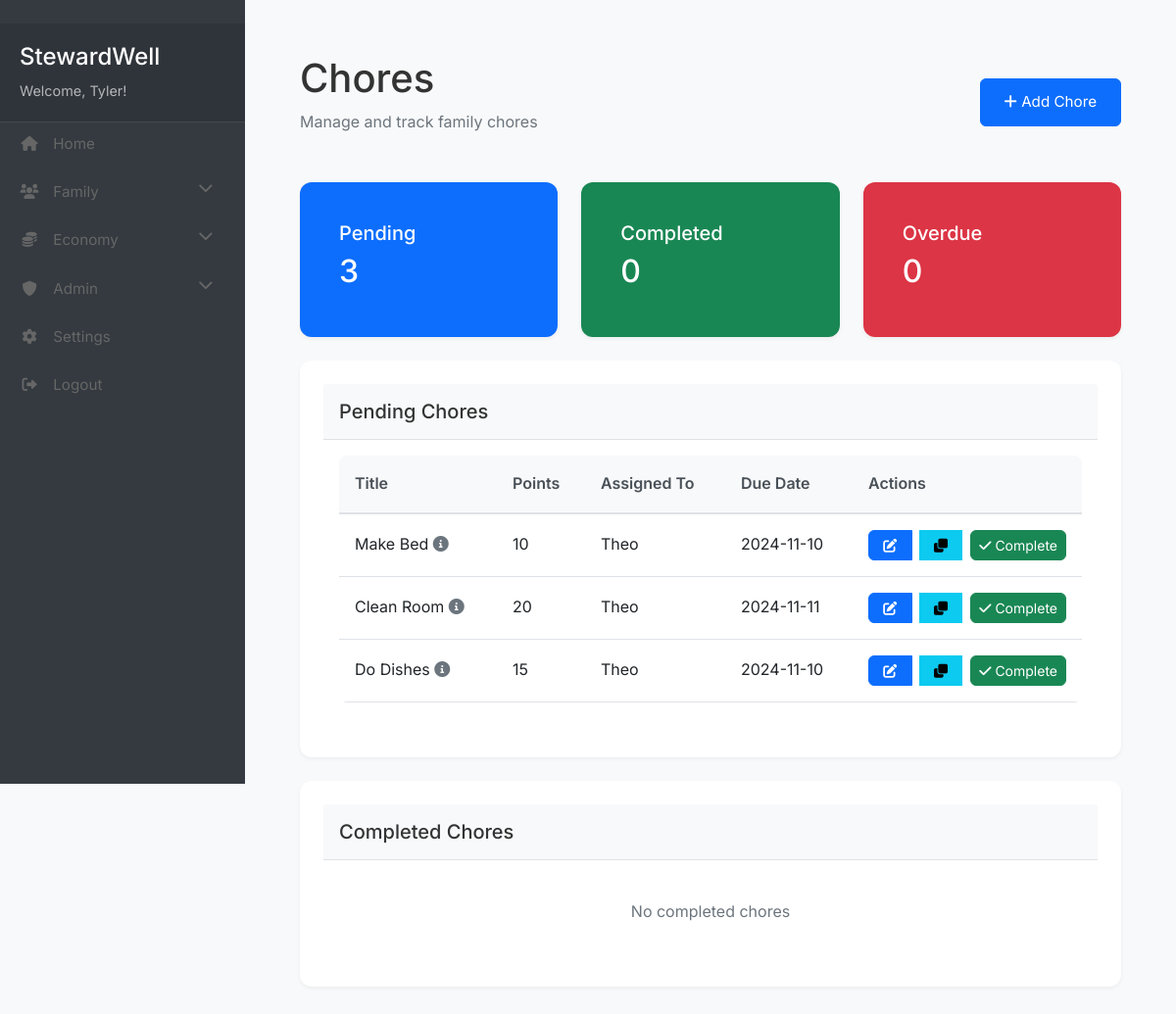
The page /chores/ (signed in) on the database its author committed.
### app/models/user.py (models this page shows, shortened)
class User(db.Model, UserMixin):
    id = db.Column(db.Integer, primary_key=True)
    username = db.Column(db.String(64), unique=True, nullable=False)
    email = db.Column(db.String(120), unique=True, nullable=False)
    password_hash = db.Column(db.String(128), nullable=False)
    pin = db.Column(db.String(4))
    created_at = db.Column(db.DateTime, default=datetime.utcnow)
    is_superuser = db.Column(db.Boolean, default=False)
    is_parent = db.Column(db.Boolean, default=False)
    family_id = db.Column(db.Integer, db.ForeignKey('family.id'))
    parent_id = db.Column(db.Integer, db.ForeignKey('user.id'), nullable=True)
    children = db.relationship('User', backref=db.backref('parent', remote_side=[id]))
    coins = db.Column(db.Integer, default=0)
    family_points = db.Column(db.Integer, default=0)
    created_goal_categories = db.relationship('GoalCategory', back_populates='created_by')
    created_goals = db.relationship('Goal', back_populates='created_by')
    avatar = db.Column(db.String(50), default='fa-user-circle')

### app/models/chore.py (models this page shows, shortened)
class Chore(db.Model):
    __tablename__ = 'chore'
    __table_args__ = {'extend_existing': True}
    id = db.Column(db.Integer, primary_key=True)
    title = db.Column(db.String(100), nullable=False)
    description = db.Column(db.Text, nullable=True)
    points = db.Column(db.Integer, nullable=False, default=0)
    status = db.Column(db.String(20), nullable=False, default='pending')  # pending, completed, verified
    due_date = db.Column(db.DateTime, nullable=True)
    created_at = db.Column(db.DateTime, nullable=False, default=datetime.utcnow)
    completed_at = db.Column(db.DateTime, nullable=True)
    family_id = db.Column(db.Integer, db.ForeignKey('family.id'), nullable=False)
    assigned_to_id = db.Column(db.Integer, db.ForeignKey('user.id'), nullable=True)
    created_by_id = db.Column(db.Integer, db.ForeignKey('user.id'), nullable=False)
    category_id = db.Column(db.Integer, db.ForeignKey('chore_category.id'), nullable=True)
    assigned_to = db.relationship('User', foreign_keys=[assigned_to_id], backref=db.backref('assigned_chores', lazy=True))
    created_by = db.relationship('User', foreign_keys=[created_by_id], backref=db.backref('created_chores', lazy=True))

### app/controllers/chores.py (the view)
@chores_bp.route('/')
@login_required
def list_chores():
    if current_user.is_parent:
        chores = Chore.query.filter_by(family_id=current_user.family_id).all()
    else:
        chores = Chore.query.filter_by(
            family_id=current_user.family_id,
            assigned_to_id=current_user.id
        ).all()
    pending_chores = [c for c in chores if c.status == 'pending']
    completed_chores = [c for c in chores if c.status == 'completed']
    overdue_chores = [c for c in chores if c.status == 'overdue']
    categories = ChoreCategory.query.filter_by(family_id=current_user.family_id).all()
    return render_template('chores/list.html',
                         pending_chores=pending_chores,
                         completed_chores=completed_chores,
                         overdue_chores=overdue_chores,
                         categories=categories)

### app/__init__.py (called while the page is built)
@login_manager.user_loader
def load_user(id):
    from app.models.user import User
    return User.query.get(int(id))

### app/templates/chores/list.html (shortened to what this page needs)
{% extends "base.html" %}
{% block authenticated_content %}
<div class="content-container">
    <div class="page-header d-flex justify-content-between align-items-center">
        <div>
            <h1>Chores</h1>
            <p class="text-muted">Manage and track family chores</p>
        </div>
        {% if current_user.is_parent %}
        <button class="btn btn-primary" data-bs-toggle="modal" data-bs-target="#addChoreModal">
            <i class="fas fa-plus"></i> Add Chore
        </button>
        {% endif %}
    </div>
    <div class="row mb-4">
        <div class="col-md-4">
            <div class="card bg-primary text-white">
                <div class="card-body">
                    <h5 class="card-title">Pending</h5>
                    <h2>{{ pending_chores|length }}</h2>
                </div>
            </div>
        </div>
        <div class="col-md-4">
            <div class="card bg-success text-white">
                <div class="card-body">
                    <h5 class="card-title">Completed</h5>
                    <h2>{{ completed_chores|length }}</h2>
                </div>
            </div>
        </div>
        <div class="col-md-4">
            <div class="card bg-danger text-white">
                <div class="card-body">
                    <h5 class="card-title">Overdue</h5>
                    <h2>{{ overdue_chores|length }}</h2>
                </div>
            </div>
        </div>
    </div>
    <div class="card mb-4">
        <div class="card-header">
            <h3>Pending Chores</h3>
        </div>
        <div class="card-body">
            {% if pending_chores %}
            <div class="table-responsive">
                <table class="table">
                    <thead>
                        <tr>
                            <th>Title</th>
                            <th>Points</th>
                            <th>Assigned To</th>
                            <th>Due Date</th>
                            <th>Actions</th>
                        </tr>
                    </thead>
                    <tbody>
                        {% for chore in pending_chores %}
                        <tr>
                            <td>
                                {{ chore.title }}
                                {% if chore.description %}
                                <i class="fas fa-info-circle text-muted"
                                   data-bs-toggle="tooltip"
                                   title="{{ chore.description }}"></i>
                                {% endif %}
                            </td>
                            <td>{{ chore.points }}</td>
                            <td>{{ chore.assigned_to.username }}</td>
                            <td>
                                {% if chore.due_date %}
                                    {{ chore.due_date.strftime('%Y-%m-%d') }}
                                {% else %}
                                    <span class="text-muted">No due date</span>
                                {% endif %}
                            </td>
                            <td>
                                {% if current_user.is_parent or current_user.id == chore.assigned_to_id %}
                                <div class="btn-group">
                                    {% if current_user.is_parent %}
                                    <button class="btn btn-primary btn-sm"
                                            data-bs-toggle="modal"
                                            data-bs-target="#editChoreModal{{ chore.id }}">
                                        <i class="fas fa-edit"></i>
                                    </button>
                                    <button class="btn btn-info btn-sm"
                                            data-bs-toggle="modal"
                                            data-bs-target="#cloneChoreModal{{ chore.id }}">
                                        <i class="fas fa-clone"></i>
                                    </button>
                                    {% endif %}
                                    <form action="{{ url_for('chores.complete_chore', chore_id=chore.id) }}"
                                          method="POST" class="d-inline">
                                        <button type="submit" class="btn btn-success btn-sm">
                                            <i class="fas fa-check"></i> Complete
                                        </button>
                                    </form>
                                </div>
                                {% endif %}
                            </td>
                        </tr>
                        {% endfor %}
                    </tbody>
                </table>
            </div>
            {% else %}
            <p class="text-muted text-center my-4">No pending chores</p>
            {% endif %}
        </div>
    </div>
    <div class="card">
        <div class="card-header">
            <h3>Completed Chores</h3>
        </div>
        <div class="card-body">
            {% if completed_chores %}
            <div class="table-responsive">
                <table class="table">
                    <thead>
                        <tr>
                            <th>Title</th>
                            <th>Points</th>
                            <th>Completed By</th>
                            <th>Completed At</th>
                        </tr>
                    </thead>
                    <tbody>
                        {% for chore in completed_chores %}
                        <tr>
                            <td>{{ chore.title }}</td>
                            <td>{{ chore.points }}</td>
                            <td>{{ chore.assigned_to.username }}</td>
                            <td>{{ chore.completed_at.strftime('%Y-%m-%d %H:%M') }}</td>
                        </tr>
                        {% endfor %}
                    </tbody>
                </table>
            </div>
            {% else %}
            <p class="text-muted text-center my-4">No completed chores</p>
            {% endif %}
        </div>
    </div>
</div>
{% endblock %}

### app/templates/partials/_sidebar.html (shortened to what this page needs)
<div class="sidebar">
    <div class="sidebar-header">
        <h3>StewardWell</h3>
        <p class="welcome-message">
            Welcome, {{ current_user.username }}!
        </p>
    </div>
    <ul class="nav flex-column">
        <li class="nav-item">
            <a class="nav-link" href="{{ url_for('main.index') }}">
                <i class="fas fa-home"></i> Home
            </a>
        </li>
        <li class="nav-item">
            <a class="nav-link collapsed" href="#familySubmenu"
               data-bs-toggle="collapse"
               aria-expanded="false">
                <i class="fas fa-users"></i> Family
                <i class="fas fa-chevron-down float-end"></i>
            </a>
        </li>
        {% set module_settings = current_user.family.module_settings|list if current_user.family else [] %}
        {% set economy_module = module_settings|selectattr('module_name', 'equalto', 'economy')|list %}
        {% set admin_module = module_settings|selectattr('module_name', 'equalto', 'admin')|list %}
        {% set economy_enabled = not economy_module or economy_module[0].is_enabled if economy_module else true %}
        {% set admin_enabled = current_user.is_superuser and (not admin_module or admin_module[0].is_enabled if admin_module else true) %}
        {% if economy_enabled %}
        <li class="nav-item">
            <a class="nav-link collapsed" href="#economySubmenu"
               data-bs-toggle="collapse"
               aria-expanded="false">
                <i class="fas fa-coins"></i> Economy
                <i class="fas fa-chevron-down float-end"></i>
            </a>
        </li>
        {% endif %}
        {% if admin_enabled %}
        <li class="nav-item">
            <a class="nav-link collapsed" href="#adminSubmenu"
               data-bs-toggle="collapse"
               aria-expanded="false">
                <i class="fas fa-shield-alt"></i> Admin
                <i class="fas fa-chevron-down float-end"></i>
            </a>
        </li>
        {% endif %}
        <li class="nav-item">
            {% if current_user.is_parent %}
            <a class="nav-link" href="{{ url_for('settings.profile') }}">
                <i class="fas fa-cog"></i> Settings
            </a>
            {% else %}
            <a class="nav-link" href="{{ url_for('settings.child_profile') }}">
                <i class="fas fa-cog"></i> My Profile
            </a>
            {% endif %}
        </li>
        <li class="nav-item mt-auto">
            <a class="nav-link" href="{{ url_for('auth.logout') }}">
                <i class="fas fa-sign-out-alt"></i> Logout
            </a>
        </li>
    </ul>
</div>

### app/static/css/style.css (style rules this page uses)
:root { --primary-color: #4169E1; --secondary-color: #4CAF50; --background-color: #f8f9fa; --text-color: #333; --border-color: #e0e0e0; --shadow: 0 2px 4px rgba(0,0,0,0.05); }
body { background-color: var(--background-color); color: var(--text-color); font-family: 'Inter', -apple-system, BlinkMacSystemFont, sans-serif; line-height: 1.6; }
.btn { padding: 0.75rem 1.5rem; border-radius: 6px; font-size: 0.95rem; transition: all 0.2s ease; text-decoration: none; display: inline-block; }
.nav-link { color: #666 !important; font-size: 0.95rem; }
.card { background: white; padding: 1.5rem; border-radius: 12px; box-shadow: var(--shadow); border: none; }
.card h3 { color: var(--text-color); font-size: 1.1rem; margin-bottom: 1rem; }
.sidebar { width: 250px; background-color: var(--sidebar-bg, #2C3E7B); color: white; padding: 1.5rem 0; display: flex; flex-direction: column; position: fixed; height: 100vh; left: 0; top: 0; }
.sidebar-header { padding: 0 1.5rem 1.5rem; border-bottom: 1px solid rgba(255, 255, 255, 0.1); }
.sidebar-header p { font-size: 0.9rem; opacity: 0.8; margin: 0; }
.content-container { padding: 1.5rem; }
.page-header { margin-bottom: 2rem; }
.page-header h1 { margin-bottom: 0.5rem; }
.table { background: white; border-radius: 8px; overflow: hidden; }
.table th { background-color: #f8f9fa; border-bottom: 2px solid #dee2e6; color: #495057; font-weight: 600; }
.table td, .table th { padding: 1rem; vertical-align: middle; }
.btn-group { display: flex; gap: 0.5rem; }
.btn-sm { padding: 0.25rem 0.5rem; font-size: 0.875rem; }
.card-header { background-color: #f8f9fa; border-bottom: 1px solid #dee2e6; padding: 1rem; }
.card-header h3 { margin: 0; font-size: 1.25rem; color: var(--text-color); }

### app/templates/partials/_sidebar.html (style rules this page uses)
.sidebar { min-width: 250px; max-width: 250px; min-height: 100vh; background: #343a40; color: #fff; transition: all 0.3s; }
.sidebar .nav-link { color: rgba(255, 255, 255, 0.8); padding: 10px 20px; transition: all 0.3s; }
.sidebar .nav-link i { margin-right: 10px; width: 20px; text-align: center; }
.sidebar .nav-link .fa-chevron-down { transition: transform 0.3s; }
.sidebar-header { padding: 20px; background: rgba(0, 0, 0, 0.1); }
.sidebar-header h3 { margin: 0; font-size: 1.5rem; margin-bottom: 8px; }
.welcome-message { font-size: 0.9rem; margin: 0; color: rgba(255, 255, 255, 0.8); display: flex; justify-content: space-between; align-items: center; }
.sidebar .nav-item { margin-bottom: 5px; }

### rows shown on the page
User: username "Tyler"
Chore: title "Make Bed", points "10", assigned_to.username "Theo", due_date "2024-11-10"
Chore: title "Clean Room", points "20", assigned_to.username "Theo", due_date "2024-11-11"
Chore: title "Do Dishes", points "15", assigned_to.username "Theo", due_date "2024-11-10"

### other values the page prints
{{ pending_chores|length }} "3"
{{ completed_chores|length }} "0"
{{ overdue_chores|length }} "0"
